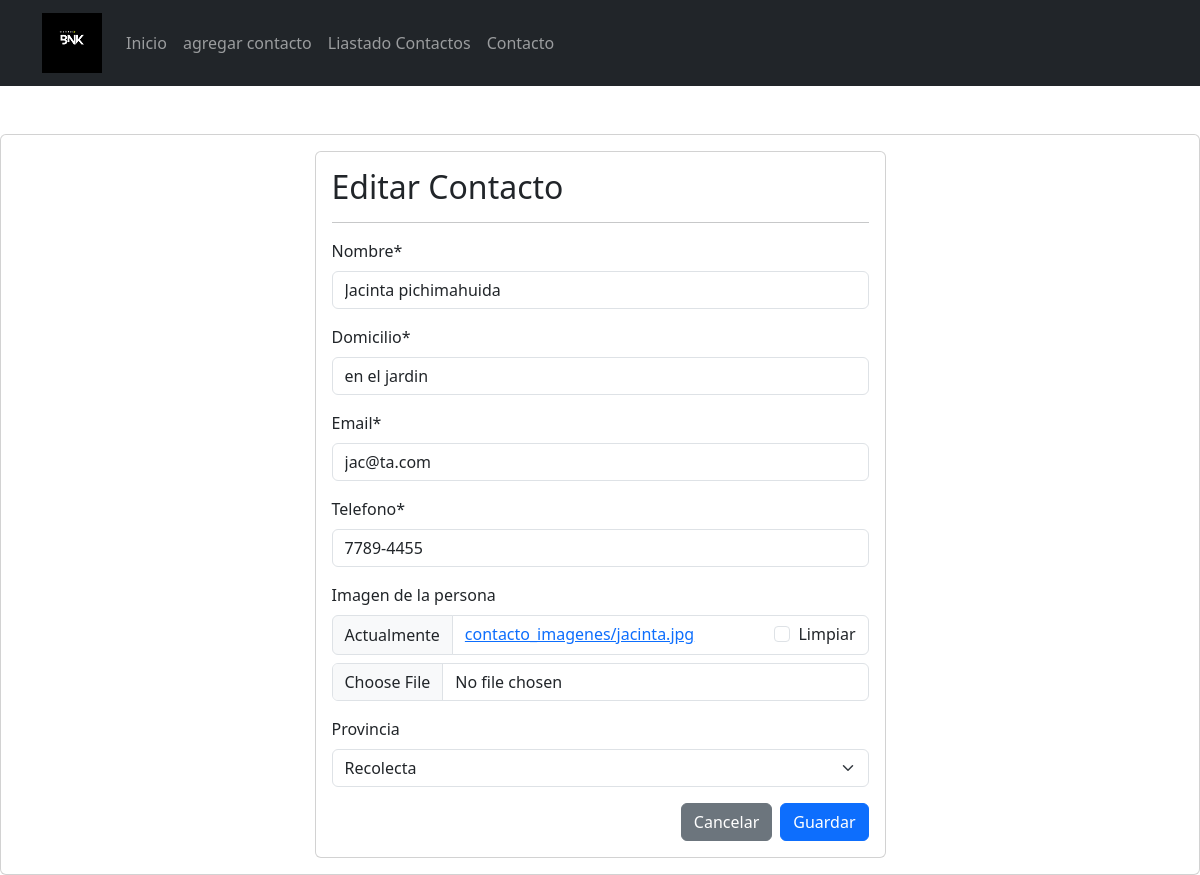
The app's page /modificar-contacto/4/ with its own data.
### app/models.py (models this page shows, shortened)
class Contacto(models.Model):
    nombre = models.CharField(max_length=100)
    domicilio = models.CharField(max_length=100)
    email = models.EmailField()
    telefono = models.CharField(max_length=15)
    imagen = models.ImageField(upload_to='contacto_imagenes/',
                               null=True, blank=True, default='contacto_imagenes/default_contacto.jpg',
                               verbose_name='Imagen de la persona')
    provincia = models.ForeignKey(
        Provincia, on_delete=models.SET_NULL, null=True, blank=True)
    class Meta:
        verbose_name = "Contacto"
        verbose_name_plural = "Contactos"
        db_table = "contacto"

class Provincia(models.Model):
    nombre = models.CharField(max_length=50)
    def __str__(self):
        return self.nombre
    class Meta:
        verbose_name = "Provincia"
        verbose_name_plural = "Provincias"
        db_table = "provincia"

### app/views.py (the view)
# urls.py: path('modificar-contacto/<id>/', modificar_contacto, name="modificar_contacto"),
def modificar_contacto(request, id):
    contacto = get_object_or_404(Contacto, id=id)
    data = {
        'form': contactoForm(instance = contacto)
    }
    if request.method == 'POST':
        formulario = contactoForm(data=request.POST, instance=contacto, files=request.FILES)
        if formulario.is_valid():
            formulario.save()
            return redirect( to="listar_contacto")
        data["form"]=formulario
    return render(request, 'app/contacto/modificar.html',data)

### app/forms.py
class contactoForm(forms.ModelForm):
    class Meta:
        model=Contacto
        fields='__all__'

### app/templates/app/contacto/modificar.html (shortened to what this page needs)
{% extends 'app/base.html' %}
{% load crispy_forms_tags %}
{% block css %}
<link rel="stylesheet" href="https://cdn.jsdelivr.net/npm/bootstrap@5.3.0/dist/css/bootstrap.min.css">
{% endblock %}
{% block contenido %}
<br><br>
<div class="card">
    <div class="card-body">
        <div class="row">
            <div class="col-12 col-md-6 offset-md-3">
                <div class="card">
                    <div class="card-body">
                        <h2 class="card-title">Editar Contacto</h2>
                        <hr>
                        <form action="" method="post" enctype="multipart/form-data">
                            {{form|crispy}}
                            <div class="d-flex justify-content-end">
                                <input type="reset" value="Cancelar" class="btn btn-secondary me-2">
                                <input type="submit" value="Guardar" class="btn btn-primary">
                            </div>
                        </form>
                    </div>
                </div>
            </div>
        </div>
    </div>
</div>
{% endblock %}

### records on screen
Contacto: nombre "Jacinta pichimahuida", domicilio "en el jardin", email "jac@ta.com", telefono "7789-4455", provincia "Recolecta"
